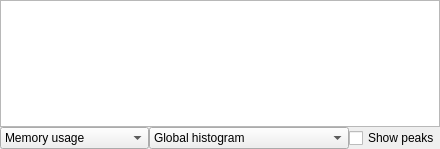
<?xml version="1.0" encoding="UTF-8"?>
<ui version="4.0">
 <class>HistogramWidgetClass</class>
 <widget class="QWidget" name="HistogramWidgetClass">
  <property name="geometry">
   <rect>
    <x>0</x>
    <y>0</y>
    <width>391</width>
    <height>149</height>
   </rect>
  </property>
  <property name="sizePolicy">
   <sizepolicy hsizetype="Minimum" vsizetype="Preferred">
    <horstretch>0</horstretch>
    <verstretch>0</verstretch>
   </sizepolicy>
  </property>
  <property name="windowTitle">
   <string>Form</string>
  </property>
  <property name="windowIcon">
   <iconset resource="mtuner.qrc">
    <normaloff>:/MTuner/resources/images/Histogram64.png</normaloff>:/MTuner/resources/images/Histogram64.png</iconset>
  </property>
  <layout class="QVBoxLayout" name="verticalLayout">
   <property name="spacing">
    <number>0</number>
   </property>
   <property name="sizeConstraint">
    <enum>QLayout::SetMinimumSize</enum>
   </property>
   <property name="margin">
    <number>0</number>
   </property>
   <item>
    <widget class="HistogramView" name="graphicsView">
     <property name="sizePolicy">
      <sizepolicy hsizetype="Minimum" vsizetype="Expanding">
       <horstretch>0</horstretch>
       <verstretch>0</verstretch>
      </sizepolicy>
     </property>
     <property name="cacheMode">
      <set>QGraphicsView::CacheBackground</set>
     </property>
    </widget>
   </item>
   <item>
    <layout class="QHBoxLayout" name="horizontalLayout">
     <property name="sizeConstraint">
      <enum>QLayout::SetMinimumSize</enum>
     </property>
     <item>
      <widget class="QComboBox" name="comboType">
       <property name="sizePolicy">
        <sizepolicy hsizetype="Minimum" vsizetype="Fixed">
         <horstretch>0</horstretch>
         <verstretch>0</verstretch>
        </sizepolicy>
       </property>
       <item>
        <property name="text">
         <string>Memory usage</string>
        </property>
       </item>
       <item>
        <property name="text">
         <string>Allocation overhead</string>
        </property>
       </item>
       <item>
        <property name="text">
         <string>Number of allocations</string>
        </property>
       </item>
      </widget>
     </item>
     <item>
      <widget class="QComboBox" name="comboHistogram">
       <property name="sizePolicy">
        <sizepolicy hsizetype="Minimum" vsizetype="Fixed">
         <horstretch>0</horstretch>
         <verstretch>0</verstretch>
        </sizepolicy>
       </property>
       <property name="toolTip">
        <string>Select which time range to show histograms for</string>
       </property>
       <item>
        <property name="text">
         <string>Global histogram</string>
        </property>
       </item>
       <item>
        <property name="text">
         <string>Snapshot histogram</string>
        </property>
       </item>
       <item>
        <property name="text">
         <string>Global and snapshot histogram</string>
        </property>
       </item>
      </widget>
     </item>
     <item>
      <widget class="QCheckBox" name="checkBoxPeaks">
       <property name="toolTip">
        <string>Shows peak values alongside current values</string>
       </property>
       <property name="text">
        <string>Show peaks</string>
       </property>
      </widget>
     </item>
    </layout>
   </item>
  </layout>
 </widget>
 <customwidgets>
  <customwidget>
   <class>HistogramView</class>
   <extends>QGraphicsView</extends>
   <header>../../src/histogramview.h</header>
  </customwidget>
 </customwidgets>
 <resources>
  <include location="mtuner.qrc"/>
 </resources>
 <connections/>
</ui>
